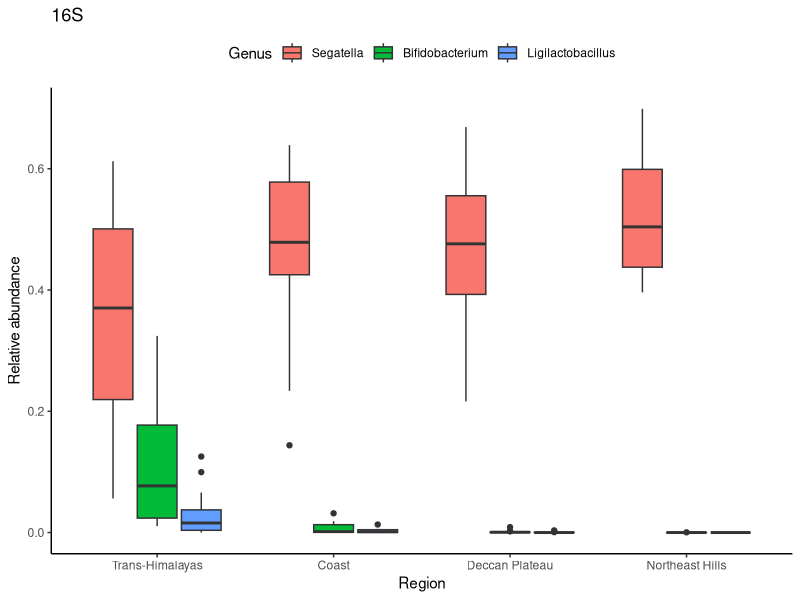
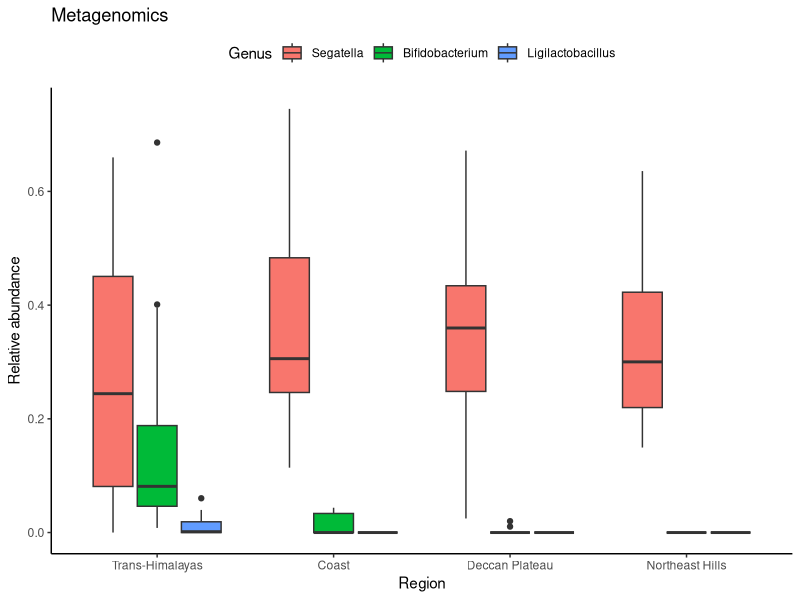
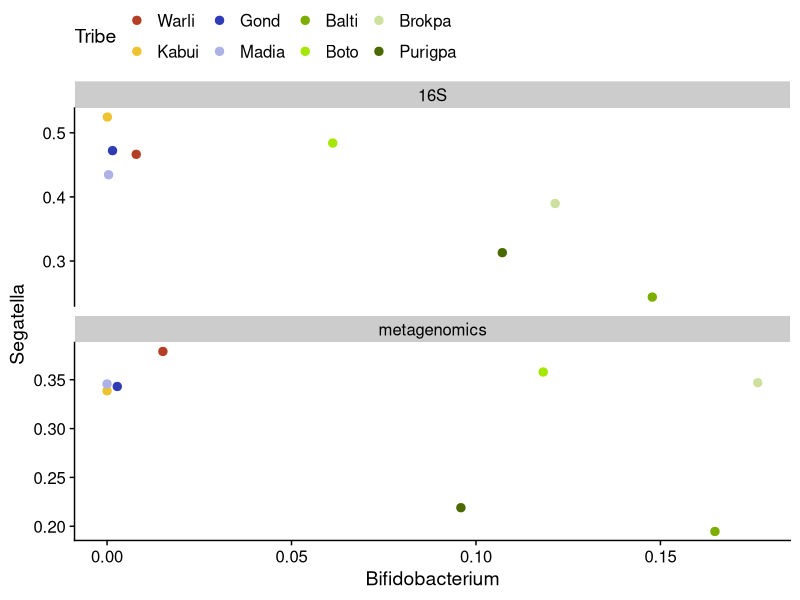

Source code (R) for these figures, in order:
library(reshape2)
library(data.table)
library(dplyr)
library(ggplot2)
library(stringr)
library(RColorBrewer)
library(cowplot)
library("pheatmap")
library(viridis)

path = "/Users/emily/Documents/SonnenburgPostdoc/IndianMicrobiome/Revision_October_2025/Github/"
setwd(path)


#################################################################################
#   Figure 4 Supplement 2 
#################################################################################


##################################################################################
#####   A: boxplots of Segatella, Bifidobacterium, and Ligilactobacillus by Region

#########
# 16S

### Read in abundance data 
d16 <-read.table("Fig2_relab_genus16S.csv", header = TRUE, sep = " ",stringsAsFactors = F,numerals="allow.loss")
d16 <- subset(d16,select=-c(AK_SK_31)) # has no metadata

## Remove outliers 
d16$AK_SK_49 = NULL
d16$AK_SK_10 = NULL
d16$AK_SK_32 = NULL
d16$AK_SR_6 = NULL
d16$AK_SG_17 = NULL
d16$AK_SG_18 = NULL
d16$AK_SR_1 = NULL
d16$AK_SR_2 = NULL
d16$AK_SR_4 = NULL # high Streptococcus

## Melt data
d16melt <- reshape::melt(d16, id = c("Genus"))
names(d16melt) <- c("Genus","Sample","Rel_ab") 
d16melt$Sample <- as.character(d16melt$Sample)

## Add tribe/region
meta <-read.table("sample_metadata.csv", header = TRUE, sep = ",",stringsAsFactors = T) 
meta<-subset(meta,meta$sample %in% d16melt$Sample)
meta <- meta %>% mutate(Region = str_replace(Region, "Central", "Deccan Plateau"))
meta <- meta %>% mutate(Region = str_replace(Region, "North-East", "Kabui"))
meta <- meta %>% mutate(Region = str_replace(Region, "North", "Trans-Himalayas"))
meta <- meta %>% mutate(Region = str_replace(Region, "West", "Coast"))
meta <- meta %>% mutate(Region = str_replace(Region, "Kabui", "Northeast Hills"))
meta <- meta %>% mutate(Tribe = str_replace(Tribe, "Gondia", "Gond"))
#
d16melt$Tribe = NA
d16melt$Region = NA 
for (row in 1:nrow(d16melt)){
  samplename = d16melt[row,2]
  tribe <- as.character(subset(meta,meta$sample==samplename)$Tribe)
  region <- as.character(subset(meta,meta$sample==samplename)$Region)
  d16melt[row,4] = tribe
  d16melt[row,5] = region
}

## Subset target genera &  Prepare df for plotting
target = c("Segatella","Bifidobacterium","Ligilactobacillus")
S42_16 = subset(d16melt,d16melt$Genus %in% target)
S42_16$Genus = factor(S42_16$Genus,levels=c("Segatella","Bifidobacterium","Ligilactobacillus"))
S42_16$Tribe = factor(S42_16$Tribe,levels=c("Balti","Brokpa","Purigpa","Boto","Warli","Madia","Gond","Kabui"))
S42_16$Region = factor(S42_16$Region,levels=c("Trans-Himalayas","Coast","Deccan Plateau","Northeast Hills"))

########################################################
###   Plot Figure 4 Supplement 2A (top, 16S)
#ragg::agg_png("Fig4_S2BA_16S.png", width = 4.5*1, height = 2.5*1, units = "in", res = 300)
ggplot(S42_16, aes(fill=Genus, y=Rel_ab, x=Region)) +  theme_classic() +
  geom_boxplot() +ylab("Relative abundance") + ggtitle("16S") +
  theme(legend.position="top")
#dev.off()    




##############
# metagenomics

d<-read.table("Fig2_relab_SRG.csv", header = TRUE, sep = ",",stringsAsFactors = FALSE,numerals="allow.loss") 

## Remove outliers 
outliers =c('AK_SK_49','AK_SK_10',"AK_SK_32","AK_SR_6",'AK_SG_17','AK_SG_18','AK_SR_1',"AK_SR_2","AK_SR_4")
d <- subset(d,(d$sample %in% outliers) == F)

## Instead of melting, make empty table with headers: Sample Genus Rel_ab
samples <- unique(d$sample)
genera = unique(d$genus)
genusRA <- data.frame(matrix(ncol = 3, nrow = length(samples)*length(genera)))
names(genusRA) <- c("Sample","Genus","Rel_ab")

# Fill it 
count=0
for (s in 1:length(samples)){
  sdf <- subset(d,d$sample==samples[[s]]) # for each sample 
  sdf$rel_ab_adj = sdf$rel_ab*(1/sum(sdf$rel_ab)) # scale RA to sum to 1 (aka ignore unclassified reads)
  for (t in 1:length(genera)){ # for each genus 
    count = count+1
    genusRA[count,1] = as.character(samples[[s]])
    genusRA[count,2]= as.character(genera[[t]])
    
    if ( (genera[[t]] %in% sdf$genus)==TRUE){
      rows <- subset(sdf,sdf$genus == genera[[t]]) 
      genusRA[count,3] = sum(rows$rel_ab_adj)  # save the rel_ab for all genomes in the genus 
    } else (genusRA[count,3]=0)
  }
}

genusRA <- subset(genusRA,genusRA$Genus!='')


## Add tribe/region
meta2 <-read.table("sample_metadata.csv", header = TRUE, sep = ",",stringsAsFactors = T)  # 1 fewer sample than 16S b/c AK_SG_19 failed metagenomic sequence
meta2<-subset(meta2,meta2$sample %in% genusRA$Sample)
meta2 <- meta2 %>% mutate(Region = str_replace(Region, "Central", "Deccan Plateau"))
meta2 <- meta2 %>% mutate(Region = str_replace(Region, "North-East", "Kabui"))
meta2 <- meta2 %>% mutate(Region = str_replace(Region, "North", "Trans-Himalayas"))
meta2 <- meta2 %>% mutate(Region = str_replace(Region, "West", "Coast"))
meta2 <- meta2 %>% mutate(Region = str_replace(Region, "Kabui", "Northeast Hills"))
meta2 <- meta2 %>% mutate(Tribe = str_replace(Tribe, "Gondia", "Gond"))
#
genusRA$Tribe = NA
genusRA$Region = NA 
for (row in 1:nrow(genusRA)){
  samplename = genusRA[row,1]
  tribe <- as.character(subset(meta2,meta2$sample==samplename)$Tribe)
  region <- as.character(subset(meta2,meta2$sample==samplename)$Region)
  genusRA[row,4] = tribe
  genusRA[row,5] = region
}

## Subset target genera &  Prepare df for plotting
S42_meta = subset(genusRA, genusRA$Genus %in% target)
S42_meta$Genus = factor(S42_meta$Genus,levels=c("Segatella","Bifidobacterium","Ligilactobacillus"))
S42_meta$Tribe = factor(S42_meta$Tribe,levels=c("Balti","Brokpa","Purigpa","Boto","Warli","Madia","Gond","Kabui"))
S42_meta$Region = factor(S42_meta$Region,levels=c("Trans-Himalayas","Coast","Deccan Plateau","Northeast Hills"))

####### Plot Figure 4 Supplement 2A (bottom, metagenomics)
#ragg::agg_png("Fig4_S2A_meta.png", width = 4.5*1, height = 2.5*1, units = "in", res = 300)
ggplot(S42_meta, aes(fill=Genus, y=Rel_ab, x=Region)) +  theme_classic() +
  geom_boxplot() +ylab("Relative abundance") + ggtitle("Metagenomics")  +
  theme(legend.position="top")
#dev.off()    



##################################################################################
#####   B: Scatterplots of Segatella X Bifidobacterium per tribe

# Summarize each data type by genus and tribe 
totals16 <- d16melt %>% dplyr::group_by(Genus, Tribe) %>% dplyr::summarise(mean_Rel_ab = mean(Rel_ab))
totalsmeta <- genusRA %>% dplyr::group_by(Genus, Tribe) %>% dplyr::summarise(mean_Rel_ab = mean(Rel_ab))

### Subset Segatella and Bifido to calculate correlation
temp16Bifido <- subset(totals16,totals16$Genus %in% c("Bifidobacterium") )
temp16Sega <- subset(totals16,totals16$Genus %in% c("Segatella") )
summary(lm(temp16Bifido$mean_Rel_ab~temp16Sega$mean_Rel_ab)) # R2 = 0.674, p = 0.007656
#
tempMetaBifido <- subset(totalsmeta,totalsmeta$Genus %in% c("Bifidobacterium") )
tempMetaSega <- subset(totalsmeta,totalsmeta$Genus %in% c("Segatella") )
summary(lm(tempMetaBifido$mean_Rel_ab~tempMetaSega$mean_Rel_ab)) # R2 = 0.1045, p = 0.226


### Organize to plot
# 16S
plotdata16= as.data.frame(cbind(temp16Bifido$mean_Rel_ab,temp16Sega$mean_Rel_ab,temp16Sega$Tribe))
names(plotdata16) =c("Bifidobacterium","Segatella","Tribe")
plotdata16$Tribe=factor(plotdata16$Tribe,levels = c("Warli","Kabui","Gond","Madia","Balti","Boto","Brokpa","Purigpa"))
plotdata16$data.type = "16S"
# metagenomics
plotdataM= as.data.frame(cbind(tempMetaBifido$mean_Rel_ab,tempMetaSega$mean_Rel_ab,tempMetaSega$Tribe))
names(plotdataM) =c("Bifidobacterium","Segatella","Tribe")
plotdataM$Tribe=factor(plotdataM$Tribe,levels = c("Warli","Kabui","Gond","Madia","Balti","Boto","Brokpa","Purigpa"))
plotdataM$data.type = "metagenomics"
# combine
plotdata = rbind(plotdata16,plotdataM)
plotdata$Bifidobacterium=as.numeric(plotdata$Bifidobacterium)
plotdata$Segatella=as.numeric(plotdata$Segatella)



########################################################
###   Plot Figure 4 Supplement 2B 
x=ggplot(plotdata, aes(x=Bifidobacterium, y=Segatella)) +
  geom_point(aes(color=Tribe),size=2.5) + theme_cowplot() +
  theme(legend.position = "top") +
  scale_colour_manual(values = c("#b33f25","#edc42f","#2f3cb5","#acb2e6","#7CAE00","#a5e602","#cde09d","#4b6901") )
M <- x + facet_wrap(~data.type,scales="free_y",nrow=2) # see https://stats.stackexchange.com/questions/24806/dropping-unused-levels-in-facets-with-ggplot2


ggsave("Fig4_S2B.png",plot=M,width=3.9*1.2,height=4.7*1.2,units="in")



########################################################
### Code for Panel C is in "Fig4_StackedBar_Tribe.R"
